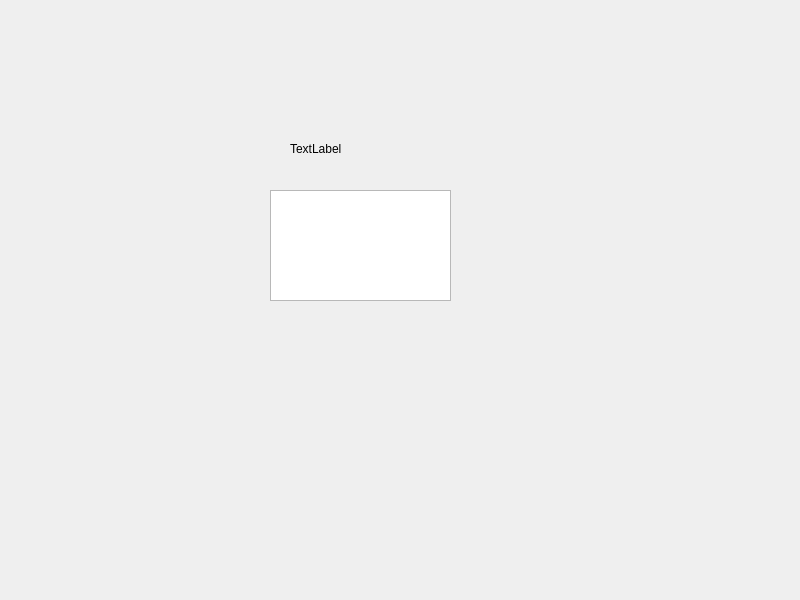
<?xml version="1.0" encoding="UTF-8"?>
<ui version="4.0">
 <class>Widget</class>
 <widget class="QWidget" name="Widget">
  <property name="geometry">
   <rect>
    <x>0</x>
    <y>0</y>
    <width>800</width>
    <height>600</height>
   </rect>
  </property>
  <property name="windowTitle">
   <string>Widget</string>
  </property>
  <widget class="QTextEdit" name="textEdit">
   <property name="geometry">
    <rect>
     <x>270</x>
     <y>190</y>
     <width>181</width>
     <height>111</height>
    </rect>
   </property>
  </widget>
  <widget class="QLabel" name="label">
   <property name="geometry">
    <rect>
     <x>290</x>
     <y>140</y>
     <width>361</width>
     <height>17</height>
    </rect>
   </property>
   <property name="text">
    <string>TextLabel</string>
   </property>
  </widget>
 </widget>
 <resources/>
 <connections/>
</ui>
